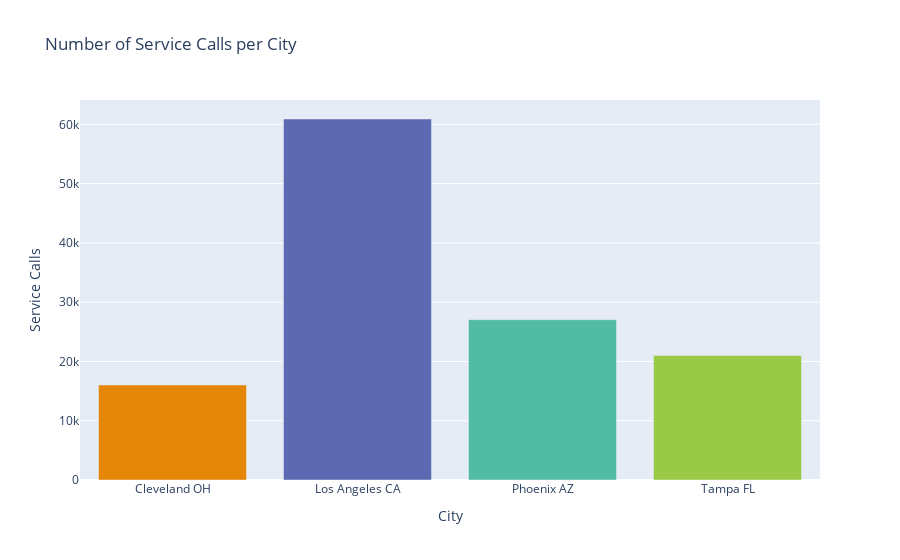
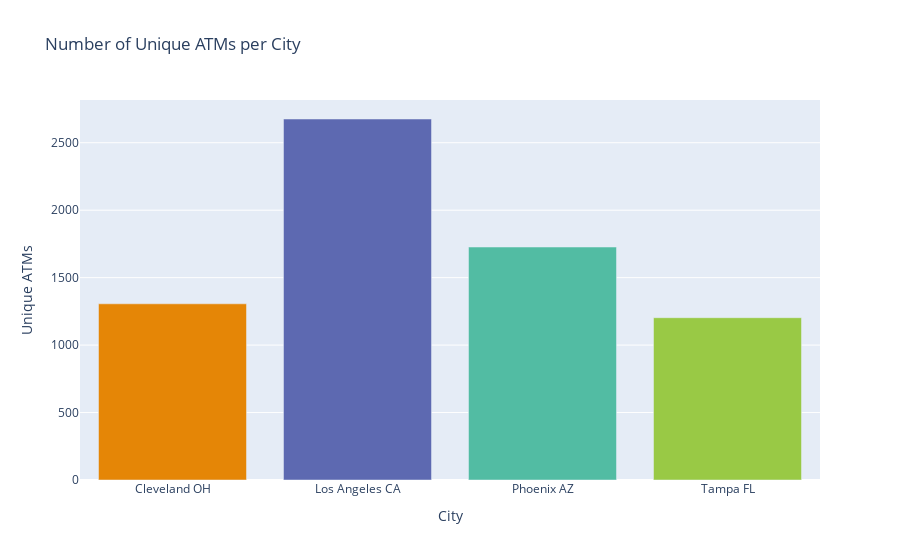
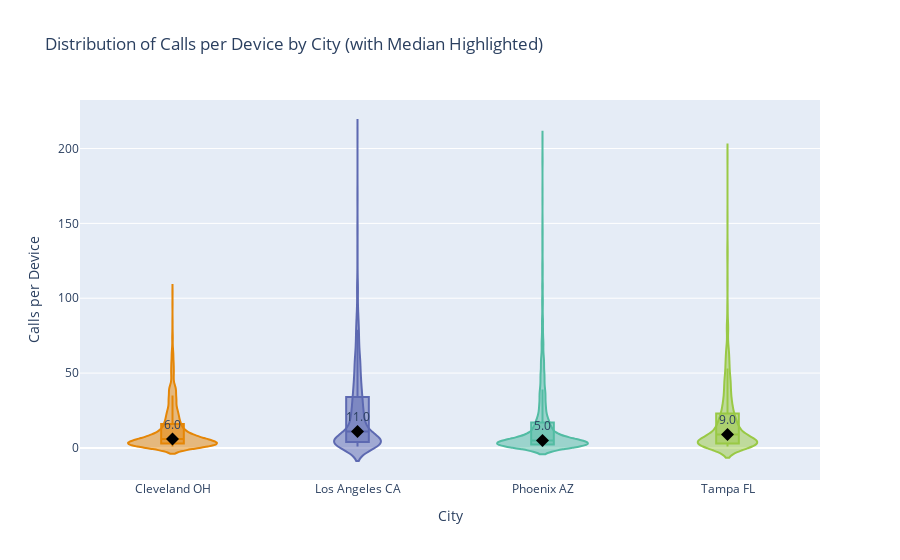

Write notebook code for charts like these, in order.
### Markdown cell above
# EDA

### Code cell
import pandas as pd
import plotly.express as px
import plotly.graph_objects as go

# Ensure datetime conversion
sr_data['closed_on_dt_ltz'] = pd.to_datetime(sr_data['closed_on_dt_ltz'], errors='coerce')

# Filter and clean necessary columns
df = sr_data[['sr_nbr', 'final_item_serial_nbr', 'svc_area_desc']].dropna()

# City-level aggregation
agg_data = (
    df.groupby('svc_area_desc')
    .agg(
        service_calls=('sr_nbr', 'nunique'),
        unique_atms=('final_item_serial_nbr', 'nunique')
    )
    .reset_index()
)
agg_data['calls_per_device'] = agg_data['service_calls'] / agg_data['unique_atms']

# ATM-level device data
device_level = (
    df.groupby(['svc_area_desc', 'final_item_serial_nbr'])
    .agg(service_calls=('sr_nbr', 'count'))
    .reset_index()
)
device_level['calls_per_device'] = device_level['service_calls']

# Define custom color sequence
custom_colors = px.colors.qualitative.Vivid  # or choose from Plotly/Plotly3/D3/Vivid/Pastel

# --- Bar Plot: Service Calls ---
service_call_counts = (
    df.groupby('svc_area_desc')['sr_nbr']
    .nunique()
    .reset_index(name='service_call_count')
)

fig_bar_sr = px.bar(
    service_call_counts,
    x="svc_area_desc",
    y="service_call_count",
    color="svc_area_desc",
    color_discrete_sequence=custom_colors,
    title=" Number of Service Calls per City",
    labels={"svc_area_desc": "City", "service_call_count": "Service Calls"}
)
fig_bar_sr.update_layout(showlegend=False)
fig_bar_sr.show()

# --- Bar Plot: Unique ATMs ---
atm_counts = (
    df.groupby('svc_area_desc')['final_item_serial_nbr']
    .nunique()
    .reset_index(name='atm_count')
)

fig_bar_atm = px.bar(
    atm_counts,
    x="svc_area_desc",
    y="atm_count",
    color="svc_area_desc",
    color_discrete_sequence=custom_colors,
    title=" Number of Unique ATMs per City",
    labels={"svc_area_desc": "City", "atm_count": "Unique ATMs"}
)
fig_bar_atm.update_layout(showlegend=False)
fig_bar_atm.show()

# Step 1: Violin Plot
fig_violin = px.violin(
    device_level,
    x="svc_area_desc",
    y="calls_per_device",
    color="svc_area_desc",
    box=True,  # Enables box plot inside violin
    points=False,
    color_discrete_sequence=custom_colors,
    title="Distribution of Calls per Device by City (with Median Highlighted)",
    labels={"svc_area_desc": "City", "calls_per_device": "Calls per Device"}
)

# Step 2: Add median dots manually
median_df = (
    device_level.groupby("svc_area_desc")['calls_per_device']
    .median()
    .reset_index()
)

fig_violin.add_trace(
    go.Scatter(
        x=median_df['svc_area_desc'],
        y=median_df['calls_per_device'],
        mode='markers+text',
        marker=dict(color='black', size=10, symbol='diamond'),
        text=[f"{y:.1f}" for y in median_df['calls_per_device']],
        textposition='top center',
        name='Median'
    )
)

fig_violin.update_layout(showlegend=False)
fig_violin.show()

### Figure 1 — Plotly figure (JSON) as saved in the notebook; plotly's stock layout.template omitted (floating-point values rounded to 4 significant figures)
{"data": [{"hovertemplate": "City=%{x}<br>Service Calls=%{y}<extra></extra>", "legendgroup": "Cleveland OH", "marker": {"color": "rgb(229, 134, 6)", "pattern": {"shape": ""}}, "name": "Cleveland OH", "orientation": "v", "showlegend": true, "textposition": "auto", "type": "bar", "x": ["Cleveland OH"], "xaxis": "x", "y": [16034], "yaxis": "y"}, {"hovertemplate": "City=%{x}<br>Service Calls=%{y}<extra></extra>", "legendgroup": "Los Angeles CA", "marker": {"color": "rgb(93, 105, 177)", "pattern": {"shape": ""}}, "name": "Los Angeles CA", "orientation": "v", "showlegend": true, "textposition": "auto", "type": "bar", "x": ["Los Angeles CA"], "xaxis": "x", "y": [60904], "yaxis": "y"}, {"hovertemplate": "City=%{x}<br>Service Calls=%{y}<extra></extra>", "legendgroup": "Phoenix AZ", "marker": {"color": "rgb(82, 188, 163)", "pattern": {"shape": ""}}, "name": "Phoenix AZ", "orientation": "v", "showlegend": true, "textposition": "auto", "type": "bar", "x": ["Phoenix AZ"], "xaxis": "x", "y": [27051], "yaxis": "y"}, {"hovertemplate": "City=%{x}<br>Service Calls=%{y}<extra></extra>", "legendgroup": "Tampa FL", "marker": {"color": "rgb(153, 201, 69)", "pattern": {"shape": ""}}, "name": "Tampa FL", "orientation": "v", "showlegend": true, "textposition": "auto", "type": "bar", "x": ["Tampa FL"], "xaxis": "x", "y": [21013], "yaxis": "y"}], "layout": {"barmode": "relative", "legend": {"title": {"text": "City"}, "tracegroupgap": 0}, "showlegend": false, "title": {"text": " Number of Service Calls per City"}, "xaxis": {"anchor": "y", "categoryarray": ["Cleveland OH", "Los Angeles CA", "Phoenix AZ", "Tampa FL"], "categoryorder": "array", "domain": [0, 1], "title": {"text": "City"}}, "yaxis": {"anchor": "x", "domain": [0, 1], "title": {"text": "Service Calls"}}}}

### Figure 2 — Plotly figure (JSON) as saved in the notebook; plotly's stock layout.template omitted (floating-point values rounded to 4 significant figures)
{"data": [{"hovertemplate": "City=%{x}<br>Unique ATMs=%{y}<extra></extra>", "legendgroup": "Cleveland OH", "marker": {"color": "rgb(229, 134, 6)", "pattern": {"shape": ""}}, "name": "Cleveland OH", "orientation": "v", "showlegend": true, "textposition": "auto", "type": "bar", "x": ["Cleveland OH"], "xaxis": "x", "y": [1306], "yaxis": "y"}, {"hovertemplate": "City=%{x}<br>Unique ATMs=%{y}<extra></extra>", "legendgroup": "Los Angeles CA", "marker": {"color": "rgb(93, 105, 177)", "pattern": {"shape": ""}}, "name": "Los Angeles CA", "orientation": "v", "showlegend": true, "textposition": "auto", "type": "bar", "x": ["Los Angeles CA"], "xaxis": "x", "y": [2676], "yaxis": "y"}, {"hovertemplate": "City=%{x}<br>Unique ATMs=%{y}<extra></extra>", "legendgroup": "Phoenix AZ", "marker": {"color": "rgb(82, 188, 163)", "pattern": {"shape": ""}}, "name": "Phoenix AZ", "orientation": "v", "showlegend": true, "textposition": "auto", "type": "bar", "x": ["Phoenix AZ"], "xaxis": "x", "y": [1727], "yaxis": "y"}, {"hovertemplate": "City=%{x}<br>Unique ATMs=%{y}<extra></extra>", "legendgroup": "Tampa FL", "marker": {"color": "rgb(153, 201, 69)", "pattern": {"shape": ""}}, "name": "Tampa FL", "orientation": "v", "showlegend": true, "textposition": "auto", "type": "bar", "x": ["Tampa FL"], "xaxis": "x", "y": [1203], "yaxis": "y"}], "layout": {"barmode": "relative", "legend": {"title": {"text": "City"}, "tracegroupgap": 0}, "showlegend": false, "title": {"text": " Number of Unique ATMs per City"}, "xaxis": {"anchor": "y", "categoryarray": ["Cleveland OH", "Los Angeles CA", "Phoenix AZ", "Tampa FL"], "categoryorder": "array", "domain": [0, 1], "title": {"text": "City"}}, "yaxis": {"anchor": "x", "domain": [0, 1], "title": {"text": "Unique ATMs"}}}}

### Figure 3 — Plotly figure (JSON) as saved in the notebook; plotly's stock layout.template omitted (floating-point values rounded to 4 significant figures; data arrays with more than 128 entries replaced by an {"elided": "..."} marker saying what was removed)
{"data": [{"alignmentgroup": "True", "box": {"visible": true}, "hovertemplate": "City=%{x}<br>Calls per Device=%{y}<extra></extra>", "legendgroup": "Cleveland OH", "marker": {"color": "rgb(229, 134, 6)"}, "name": "Cleveland OH", "offsetgroup": "Cleveland OH", "orientation": "v", "points": false, "scalegroup": "True", "showlegend": true, "type": "violin", "x": {"elided": "1306 str values"}, "x0": " ", "xaxis": "x", "y": {"elided": "1306 int values"}, "y0": " ", "yaxis": "y"}, {"alignmentgroup": "True", "box": {"visible": true}, "hovertemplate": "City=%{x}<br>Calls per Device=%{y}<extra></extra>", "legendgroup": "Los Angeles CA", "marker": {"color": "rgb(93, 105, 177)"}, "name": "Los Angeles CA", "offsetgroup": "Los Angeles CA", "orientation": "v", "points": false, "scalegroup": "True", "showlegend": true, "type": "violin", "x": {"elided": "2676 str values"}, "x0": " ", "xaxis": "x", "y": {"elided": "2676 int values"}, "y0": " ", "yaxis": "y"}, {"alignmentgroup": "True", "box": {"visible": true}, "hovertemplate": "City=%{x}<br>Calls per Device=%{y}<extra></extra>", "legendgroup": "Phoenix AZ", "marker": {"color": "rgb(82, 188, 163)"}, "name": "Phoenix AZ", "offsetgroup": "Phoenix AZ", "orientation": "v", "points": false, "scalegroup": "True", "showlegend": true, "type": "violin", "x": {"elided": "1727 str values"}, "x0": " ", "xaxis": "x", "y": {"elided": "1727 int values"}, "y0": " ", "yaxis": "y"}, {"alignmentgroup": "True", "box": {"visible": true}, "hovertemplate": "City=%{x}<br>Calls per Device=%{y}<extra></extra>", "legendgroup": "Tampa FL", "marker": {"color": "rgb(153, 201, 69)"}, "name": "Tampa FL", "offsetgroup": "Tampa FL", "orientation": "v", "points": false, "scalegroup": "True", "showlegend": true, "type": "violin", "x": {"elided": "1203 str values"}, "x0": " ", "xaxis": "x", "y": {"elided": "1203 int values"}, "y0": " ", "yaxis": "y"}, {"marker": {"color": "black", "size": 10, "symbol": "diamond"}, "mode": "markers+text", "name": "Median", "text": ["6.0", "11.0", "5.0", "9.0"], "textposition": "top center", "type": "scatter", "x": ["Cleveland OH", "Los Angeles CA", "Phoenix AZ", "Tampa FL"], "y": [6.0, 11.0, 5.0, 9.0]}], "layout": {"legend": {"title": {"text": "City"}, "tracegroupgap": 0}, "showlegend": false, "title": {"text": "Distribution of Calls per Device by City (with Median Highlighted)"}, "violinmode": "overlay", "xaxis": {"anchor": "y", "categoryarray": ["Cleveland OH", "Los Angeles CA", "Phoenix AZ", "Tampa FL"], "categoryorder": "array", "domain": [0, 1], "title": {"text": "City"}}, "yaxis": {"anchor": "x", "domain": [0, 1], "title": {"text": "Calls per Device"}}}}
